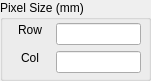
            <widget class="QGroupBox" name="groupBox_pixsize">
             <property name="geometry">
              <rect>
               <x>160</x>
               <y>140</y>
               <width>151</width>
               <height>81</height>
              </rect>
             </property>
             <property name="sizePolicy">
              <sizepolicy hsizetype="MinimumExpanding" vsizetype="Fixed">
               <horstretch>0</horstretch>
               <verstretch>0</verstretch>
              </sizepolicy>
             </property>
             <property name="minimumSize">
              <size>
               <width>0</width>
               <height>0</height>
              </size>
             </property>
             <property name="title">
              <string>Pixel Size (mm)</string>
             </property>
             <widget class="QWidget" name="layoutWidget">
              <property name="geometry">
               <rect>
                <x>10</x>
                <y>23</y>
                <width>131</width>
                <height>51</height>
               </rect>
              </property>
              <layout class="QFormLayout" name="formLayout_2">
               <property name="labelAlignment">
                <set>Qt::AlignRight|Qt::AlignTrailing|Qt::AlignVCenter</set>
               </property>
               <item row="0" column="0">
                <widget class="QLabel" name="label_pixsize_row">
                 <property name="sizePolicy">
                  <sizepolicy hsizetype="Minimum" vsizetype="Fixed">
                   <horstretch>0</horstretch>
                   <verstretch>0</verstretch>
                  </sizepolicy>
                 </property>
                 <property name="minimumSize">
                  <size>
                   <width>40</width>
                   <height>10</height>
                  </size>
                 </property>
                 <property name="text">
                  <string>Row</string>
                 </property>
                 <property name="alignment">
                  <set>Qt::AlignCenter</set>
                 </property>
                 <property name="wordWrap">
                  <bool>true</bool>
                 </property>
                </widget>
               </item>
               <item row="0" column="1">
                <widget class="QLineEdit" name="lineEdit_pixsize_row">
                 <property name="sizePolicy">
                  <sizepolicy hsizetype="MinimumExpanding" vsizetype="Fixed">
                   <horstretch>0</horstretch>
                   <verstretch>0</verstretch>
                  </sizepolicy>
                 </property>
                 <property name="minimumSize">
                  <size>
                   <width>40</width>
                   <height>20</height>
                  </size>
                 </property>
                 <property name="text">
                  <string/>
                 </property>
                 <property name="alignment">
                  <set>Qt::AlignCenter</set>
                 </property>
                </widget>
               </item>
               <item row="1" column="0">
                <widget class="QLabel" name="label_pixsize_col">
                 <property name="sizePolicy">
                  <sizepolicy hsizetype="Minimum" vsizetype="Fixed">
                   <horstretch>0</horstretch>
                   <verstretch>0</verstretch>
                  </sizepolicy>
                 </property>
                 <property name="minimumSize">
                  <size>
                   <width>40</width>
                   <height>10</height>
                  </size>
                 </property>
                 <property name="text">
                  <string>Col</string>
                 </property>
                 <property name="alignment">
                  <set>Qt::AlignCenter</set>
                 </property>
                 <property name="wordWrap">
                  <bool>true</bool>
                 </property>
                </widget>
               </item>
               <item row="1" column="1">
                <widget class="QLineEdit" name="lineEdit_pixsize_col">
                 <property name="sizePolicy">
                  <sizepolicy hsizetype="MinimumExpanding" vsizetype="Fixed">
                   <horstretch>0</horstretch>
                   <verstretch>0</verstretch>
                  </sizepolicy>
                 </property>
                 <property name="minimumSize">
                  <size>
                   <width>40</width>
                   <height>20</height>
                  </size>
                 </property>
                 <property name="alignment">
                  <set>Qt::AlignCenter</set>
                 </property>
                </widget>
               </item>
              </layout>
             </widget>
            </widget>
